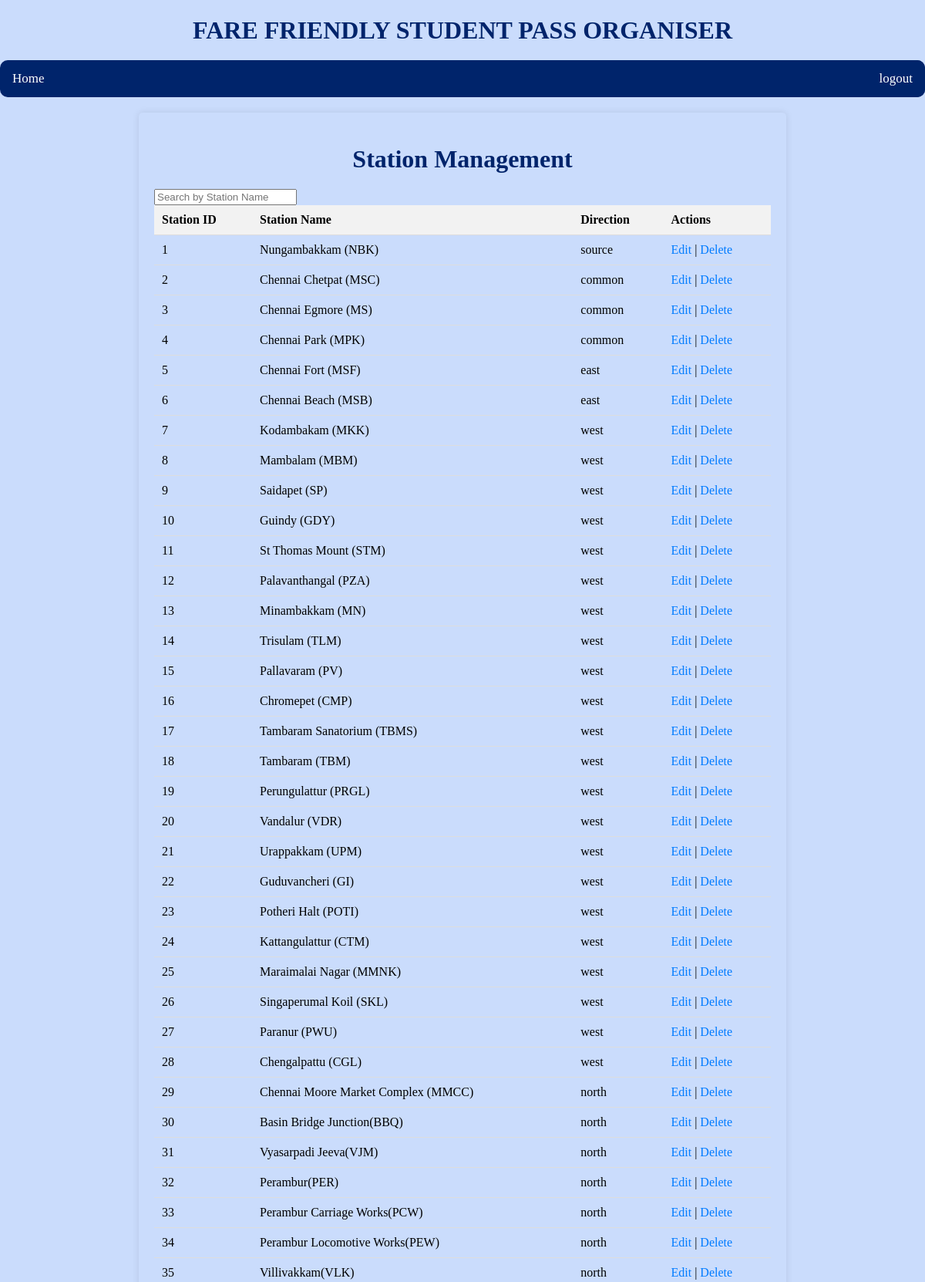
/pro/station.php (upper part), run on the app's committed database.
### tables this page shows
CREATE TABLE `station` (
  `station_id` int(11) NOT NULL,
  `station_name` varchar(255) NOT NULL,
  `direction` varchar(255) DEFAULT NULL
);

### pro/fetch_stations.php (the view, shortened to what this page needs)
<?php
include_once "config.php";
$query = "SELECT * FROM station";
$result = mysqli_query($conn, $query);
while ($row = mysqli_fetch_assoc($result)) {
    echo "<tr>";
    echo "<td>".$row['station_id']."</td>";
    echo "<td>".$row['station_name']."</td>";
    echo "<td>".$row['direction']."</td>";
    echo "<td><a href='edit_station.php?id=".$row['station_id']."'>Edit</a> | <a href='delete_station.php?id=".$row['station_id']."'>Delete</a></td>";
    echo "</tr>";
}
?>

### pro/style/stylesMs.css (style rules this page uses)
body { margin: 0; padding: 0; }
table th, table td { padding: 10px; text-align: left; border-bottom: 1px solid #ddd; }
table td { vertical-align: middle; }
a { text-decoration: none; color: #007bff; }

### pro/style/dash.css (style rules this page uses)
body { background-color:#CADCFC; }

### data on the page
station: station_id "1", station_name "Nungambakkam (NBK)", direction "source"
station: station_id "2", station_name "Chennai Chetpat (MSC)", direction "common"
station: station_id "3", station_name "Chennai Egmore (MS)", direction "common"
station: station_id "4", station_name "Chennai Park (MPK)", direction "common"
station: station_id "5", station_name "Chennai Fort (MSF)", direction "east"
station: station_id "6", station_name "Chennai Beach (MSB)", direction "east"
station: station_id "7", station_name "Kodambakam (MKK)", direction "west"
station: station_id "8", station_name "Mambalam (MBM)", direction "west"
station: station_id "9", station_name "Saidapet (SP)", direction "west"
station: station_id "10", station_name "Guindy (GDY)", direction "west"
station: station_id "11", station_name "St Thomas Mount (STM)", direction "west"
station: station_id "12", station_name "Palavanthangal (PZA)", direction "west"
station: station_id "13", station_name "Minambakkam (MN)", direction "west"
station: station_id "14", station_name "Trisulam (TLM)", direction "west"
station: station_id "15", station_name "Pallavaram (PV)", direction "west"
station: station_id "16", station_name "Chromepet (CMP)", direction "west"
station: station_id "17", station_name "Tambaram Sanatorium (TBMS)", direction "west"
station: station_id "18", station_name "Tambaram (TBM)", direction "west"
station: station_id "19", station_name "Perungulattur (PRGL)", direction "west"
station: station_id "20", station_name "Vandalur (VDR)", direction "west"
station: station_id "21", station_name "Urappakkam (UPM)", direction "west"
station: station_id "22", station_name "Guduvancheri (GI)", direction "west"
station: station_id "23", station_name "Potheri Halt (POTI)", direction "west"
station: station_id "24", station_name "Kattangulattur (CTM)", direction "west"
station: station_id "25", station_name "Maraimalai Nagar (MMNK)", direction "west"
station: station_id "26", station_name "Singaperumal Koil (SKL)", direction "west"
station: station_id "27", station_name "Paranur (PWU)", direction "west"
station: station_id "28", station_name "Chengalpattu (CGL)", direction "west"
station: station_id "29", station_name "Chennai Moore Market Complex (MMCC)", direction "north"
station: station_id "30", station_name "Basin Bridge Junction(BBQ)", direction "north"
station: station_id "31", station_name "Vyasarpadi Jeeva(VJM)", direction "north"
station: station_id "32", station_name "Perambur(PER)", direction "north"
station: station_id "33", station_name "Perambur Carriage Works(PCW)", direction "north"
station: station_id "34", station_name "Perambur Locomotive Works(PEW)", direction "north"
station: station_id "35", station_name "Villivakkam(VLK)", direction "north"
